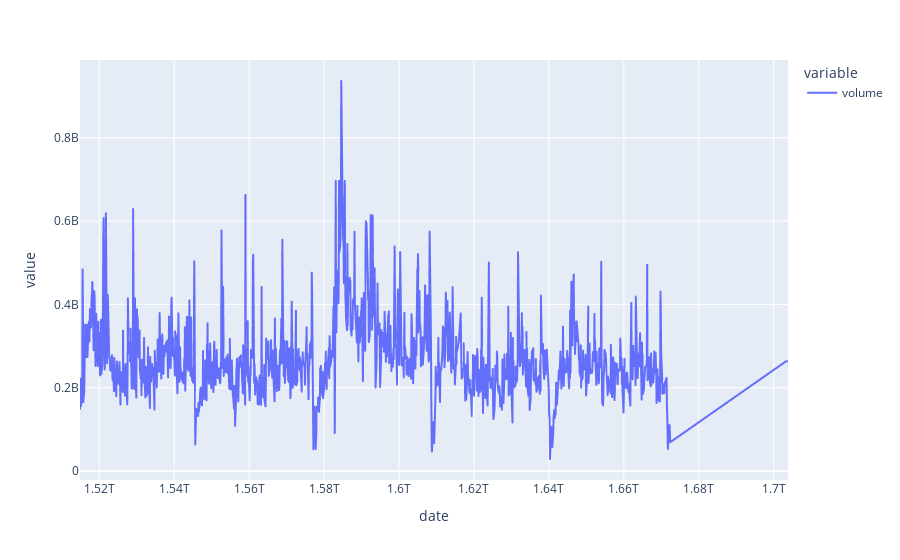

The notebook cell this image was saved under:
### Code cell
nooutliers.plot(x='date', y=['volume'], kind='line')

### Figure 1 — Plotly figure (JSON) as saved in the notebook; plotly's stock layout.template omitted (floating-point values rounded to 4 significant figures; data arrays with more than 128 entries replaced by an {"elided": "..."} marker saying what was removed)
{"data": [{"hovertemplate": "variable=volume<br>date=%{x}<br>value=%{y}<extra></extra>", "legendgroup": "volume", "line": {"color": "#636efa", "dash": "solid"}, "marker": {"symbol": "circle"}, "mode": "lines", "name": "volume", "showlegend": true, "type": "scattergl", "x": {"elided": "1215 int values"}, "xaxis": "x", "y": {"elided": "1215 float values"}, "yaxis": "y"}], "layout": {"legend": {"title": {"text": "variable"}, "tracegroupgap": 0}, "margin": {"t": 60}, "xaxis": {"anchor": "y", "domain": [0, 1], "title": {"text": "date"}}, "yaxis": {"anchor": "x", "domain": [0, 1], "title": {"text": "value"}}}}
